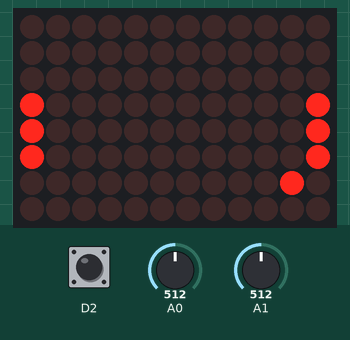
This sketch was run on a simulated Arduino Uno R4 WiFi. On the bench: 12×8 LED matrix. Inputs (shaded band) come from the test bench; at power-on: A1 = 512, A0 = 512, D2 HIGH. Random numbers use the default seed unless the sketch sets one; EEPROM starts erased.

Above: at 1.2 s.
1.3 s: A1 set to 500
At 1.48 s:
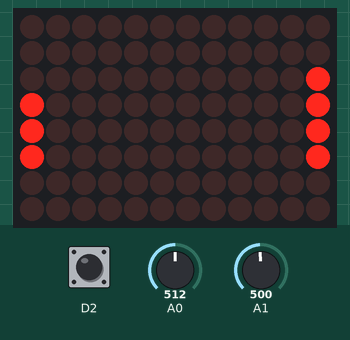
3.8 s: A0 set to 501
At 6.1 s:
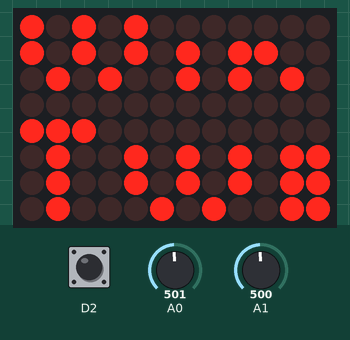
6.6 s: D2 pulled LOW for 0.35 s
At 7.26 s:
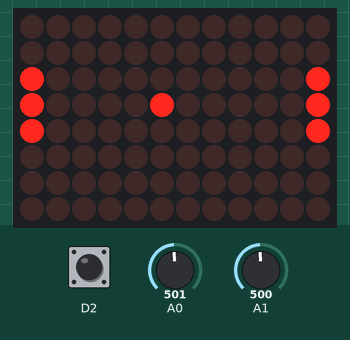
9.5 s: A1 set to 716
At 9.88 s:
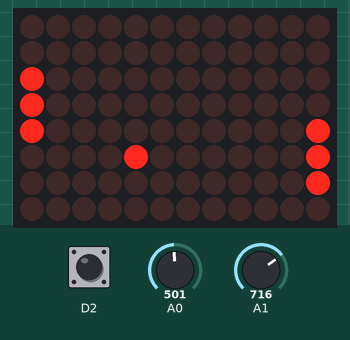
12.1 s: D2 pulled LOW for 1 s
At 12.78 s:
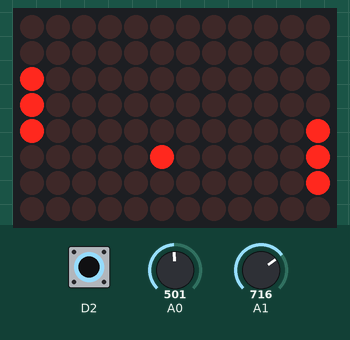
14.7 s: A0 set to 306
At 15.07 s:
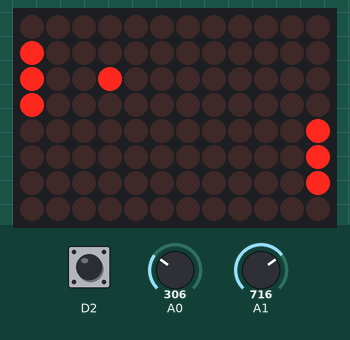
Timing chart, 0 to 17.7 s (numbered marks = the images above; inputs shaded):
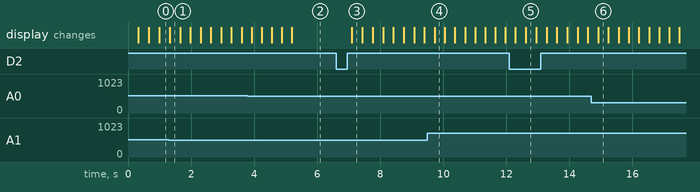

Measured:
- the behaviour switches between 512 and 511 on A1 (found by bisection; images 0 and 1)
- the behaviour switches between 512 and 511 on A0 (found by bisection; images 1 and 2)
- after the input at 6.6 s, the display: changes after 0.50 s (image 3)

The sketch:

Pong.ino
```cpp
/*
To use this program, you need to connect one analog input device to A0 (player 1) and one to A1 (player 2), as well as a 2 pin button to D2 and GND
I'd recommend using potentiometers, but you could use anything you want, you'll just have to live with the consequences
*/

#include "Arduino_LED_Matrix.h"
#include <stdlib.h>
#include "EEPROM.h"

//SETUP
ArduinoLEDMatrix matrix;
uint32_t *frame;

signed char ballX, ballY, speedX, speedY;
byte won;
unsigned long delayTime;

const uint32_t winScreens[][3] = {
  {
    0xa80aac52,
		0xa000e0ea,
		0xeac8eae,
  },
  {
    0xa80aac52,
		0xa000e004,
		0xab4ab453,
  },
};

void InitGame(){
  unsigned long seed;
  EEPROM.get(127, seed);
  randomSeed(seed);
  ++seed;
  EEPROM.put(127, seed);

  ballX = 6;
  ballY = 4;
  speedX = random(2) == 1 ? -1 : 1;
  randomSeed(++seed);
  speedY = random(2) == 0 ? -1 : 1;

  won = 0;
  delayTime = 333333;
}

void setup(){
  //SETUP
  Serial.begin(115200);
  matrix.begin();
  frame = (uint32_t *)malloc(sizeof(uint32_t) * 3);

  pinMode(D2, INPUT_PULLUP);

  InitGame();
}

void SwitchPixelOn(size_t pixel){
  int n = pixel / 32;
  frame[n] = frame[n] | 0b1 << ((31 - pixel) % 32);
}
void SwitchPixelOff(size_t pixel){
  int n = pixel / 32;
  frame[n] = frame[n] & ~(0b1 << ((31 - pixel) % 32));
}
void ClearFrame(){
  frame[0] = 0;
  frame[1] = 0;
  frame[2] = 0;
}
void WriteUint8_Vert(uint8_t n, size_t row){
  for(int i = 0; i < 8; ++i){
    if(n >> i & 1 == 1) SwitchPixelOn(row + 12 * i);
    else SwitchPixelOff(row + 12 * i);
  }
}
void WriteUint32_Vert(uint32_t n, size_t row){
  for(int i = 0; i < 4; ++i){
    WriteUint8_Vert((uint8_t)(n >> (i * 8)), row + 3 - i);
  }
}

void loop(){
  unsigned long mcStart = micros();
  ClearFrame();

  //Get Input
  int player1raw = analogRead(A0);
  int player2raw = analogRead(A1);
  byte player1 = 0b111 << ((player1raw >> 7) - 1);
  if(player1 == 0) player1 = 0b11;
  byte player2 = 0b111 << ((player2raw >> 7) - 1);
  if(player2 == 0) player2 = 0b11;

  //Print Pedals
  WriteUint8_Vert(player1, 0);
  WriteUint8_Vert(player2, 11);

  //Move Ball
  ballX += speedX;
  ballY += speedY;

  //Top Bottom Collision
  if(ballY > 7){
    ballY = 6;
    speedY = -1;
  }
  if(ballY < 0){
    ballY = 1;
    speedY = 1;
  }

  //Pedal Collision
  if(ballX < 2){
    if(1 << ballY & player1){
      ballX = 1;
      speedX = 1;
    }
  }
  if(ballX > 9){
    if(1 << ballY & player2){
      ballX = 10;
      speedX = -1;
    }
  }

  //Check for Win
  if(!won){
    if(ballX < 0) won = 2;
    if(ballX > 11) won = 1;
  }

  //Print Ball
  SwitchPixelOn(ballX + (ballY * 12));

  //Win Screen
  if(won){
    frame[0] = winScreens[won - 1][0];
    frame[1] = winScreens[won - 1][1];
    frame[2] = winScreens[won - 1][2];
    if(digitalRead(D2) == LOW) InitGame();
  }

  matrix.loadFrame(frame);
  delayTime -= 1000;
  if(delayTime < 10000) delayTime = 10000;
  delayMicroseconds(delayTime - (micros() - mcStart));
}
```
